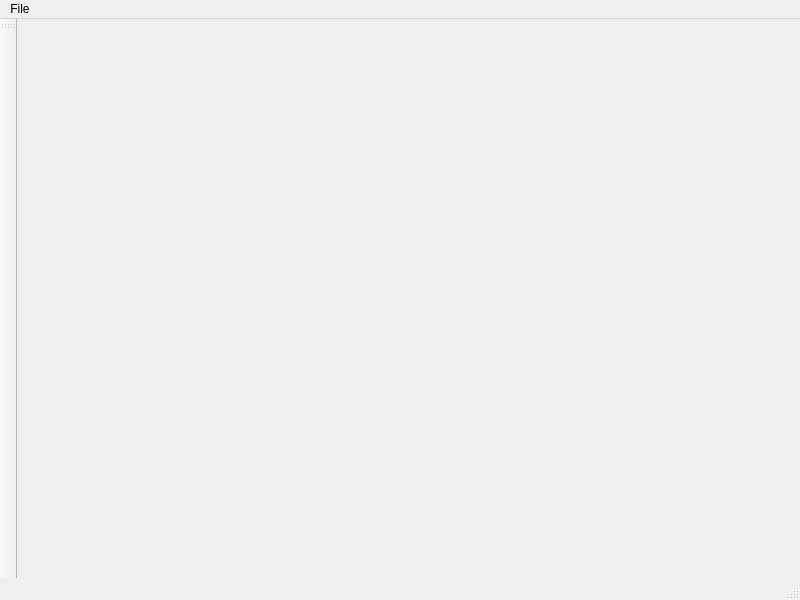
<?xml version="1.0" encoding="UTF-8"?>
<ui version="4.0">
 <class>MainWindow</class>
 <widget class="QMainWindow" name="MainWindow">
  <property name="geometry">
   <rect>
    <x>0</x>
    <y>0</y>
    <width>800</width>
    <height>600</height>
   </rect>
  </property>
  <property name="sizePolicy">
   <sizepolicy hsizetype="Expanding" vsizetype="Expanding">
    <horstretch>0</horstretch>
    <verstretch>0</verstretch>
   </sizepolicy>
  </property>
  <property name="windowTitle">
   <string>MainWindow</string>
  </property>
  <widget class="QWidget" name="centralWidget">
   <property name="enabled">
    <bool>true</bool>
   </property>
   <property name="sizePolicy">
    <sizepolicy hsizetype="Maximum" vsizetype="Maximum">
     <horstretch>0</horstretch>
     <verstretch>0</verstretch>
    </sizepolicy>
   </property>
   <property name="maximumSize">
    <size>
     <width>406</width>
     <height>231</height>
    </size>
   </property>
   <layout class="QGridLayout" name="gridLayout">
    <item row="0" column="0">
     <layout class="QVBoxLayout" name="verticalLayout"/>
    </item>
   </layout>
  </widget>
  <widget class="QMenuBar" name="menuBar">
   <property name="geometry">
    <rect>
     <x>0</x>
     <y>0</y>
     <width>800</width>
     <height>28</height>
    </rect>
   </property>
   <widget class="QMenu" name="menu1">
    <property name="title">
     <string>File</string>
    </property>
    <addaction name="actionSave"/>
    <addaction name="actionLoad"/>
   </widget>
   <addaction name="menu1"/>
  </widget>
  <widget class="QToolBar" name="mainToolBar">
   <attribute name="toolBarArea">
    <enum>LeftToolBarArea</enum>
   </attribute>
   <attribute name="toolBarBreak">
    <bool>false</bool>
   </attribute>
  </widget>
  <widget class="QStatusBar" name="statusBar"/>
  <action name="actionSave">
   <property name="text">
    <string>Save</string>
   </property>
  </action>
  <action name="actionLoad">
   <property name="text">
    <string>Load</string>
   </property>
  </action>
 </widget>
 <layoutdefault spacing="6" margin="11"/>
 <resources/>
 <connections/>
</ui>
